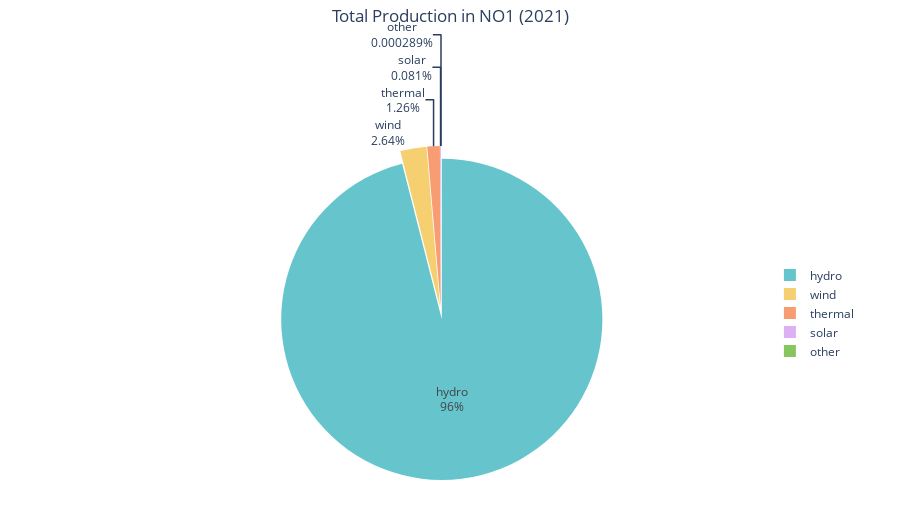

Notebook source saved alongside this figure:
### Code cell
# Calculate share (%) and sort for nicer plotting
df_area_agg["share"] = 100 * df_area_agg["total_quantity"] / df_area_agg["total_quantity"].sum()
df_area_agg = df_area_agg.sort_values("total_quantity", ascending=False).reset_index(drop=True)

# Decide where to show labels (inside if large enough)
inside_thresh = 5.0  # percent threshold for label placement  # Loop through elements
textpos = ["inside" if s >= inside_thresh else "outside" for s in df_area_agg["share"]]

# Create the pastel pie chart
fig = px.pie(
    df_area_agg,
    values="total_quantity",
    names="production_group",
    title=f"Total Production in {price_area} ({year_label})",
    color_discrete_sequence=px.colors.qualitative.Pastel  # Soft colors
)

# Adjust the look of the chart
fig.update_traces(
    textinfo="percent+label",                      
    textposition=textpos,                          # Label placement (inside/outside)
    pull=[0.04] * len(df_area_agg),                # Slightly pull out all slices
    hovertemplate="%{label}<br>%{percent:.1%} (%{value:,.0f})<extra></extra>", 
    sort=False,
    direction="clockwise",
    insidetextorientation="horizontal"
)

# Layout tweaks for better readability
fig.update_layout(
    width=900, height=520,
    title=dict(x=0.5, y=0.98, xanchor="center", yanchor="top"),   # Center title
    legend=dict(
        title=None,
        orientation="v",
        y=0.5, yanchor="middle",
        x=1.05, xanchor="left"   # Move legend to right side
    ),
    margin=dict(l=40, r=160, t=60, b=40)  # Extra space for legend
)

# Show the interactive pie chart
fig.show()

### Figure 1 — Plotly figure (JSON) as saved in the notebook; plotly's stock layout.template omitted (floating-point values rounded to 4 significant figures)
{"data": [{"direction": "clockwise", "domain": {"x": [0, 1], "y": [0, 1]}, "hovertemplate": "%{label}<br>%{percent:.1%} (%{value:,.0f})<extra></extra>", "insidetextorientation": "horizontal", "labels": ["hydro", "wind", "thermal", "solar", "other"], "legendgroup": "", "name": "", "pull": [0.04, 0.04, 0.04, 0.04, 0.04], "showlegend": true, "sort": false, "textinfo": "percent+label", "textposition": ["inside", "outside", "outside", "outside", "outside"], "type": "pie", "values": [16570000000.0, 454800000.0, 216600000.0, 13970000.0, 49950.0]}], "layout": {"height": 520, "legend": {"orientation": "v", "title": {}, "tracegroupgap": 0, "x": 1.05, "xanchor": "left", "y": 0.5, "yanchor": "middle"}, "margin": {"b": 40, "l": 40, "r": 160, "t": 60}, "piecolorway": ["rgb(102, 197, 204)", "rgb(246, 207, 113)", "rgb(248, 156, 116)", "rgb(220, 176, 242)", "rgb(135, 197, 95)", "rgb(158, 185, 243)", "rgb(254, 136, 177)", "rgb(201, 219, 116)", "rgb(139, 224, 164)", "rgb(180, 151, 231)", "rgb(179, 179, 179)"], "title": {"text": "Total Production in NO1 (2021)", "x": 0.5, "xanchor": "center", "y": 0.98, "yanchor": "top"}, "width": 900}}
